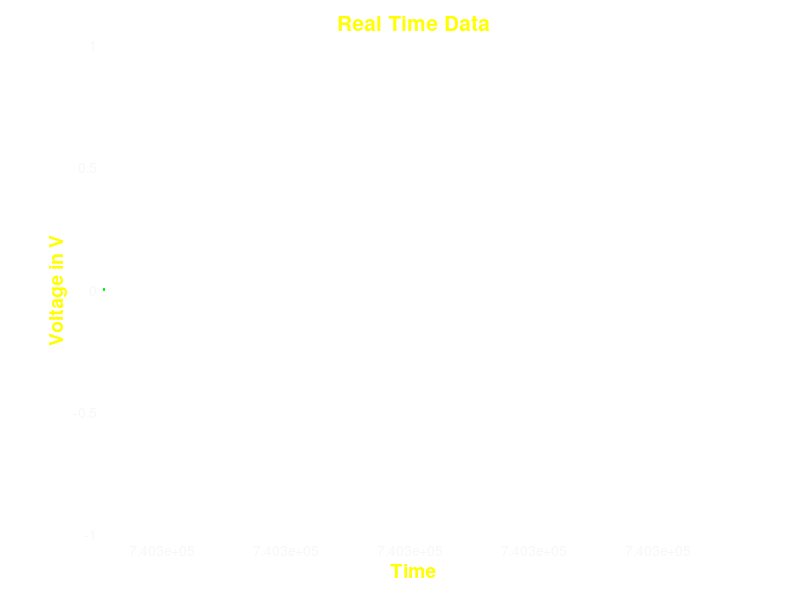

Here is the MATLAB script that generated this plot: (Note: this script raises an error after producing the figure.)
clear all;
close all;


% Graph init

time =now;
voltage = 0;
%% Set up the figure 
figureHandle = figure('NumberTitle','off',...
    'Name','Voltage Characteristics',...
    'Color',[0 0 0],'Visible','off');

% Set axes
axesHandle = axes('Parent',figureHandle,...
    'YGrid','on',...
    'YColor',[0.9725 0.9725 0.9725],...
    'XGrid','on',...
    'XColor',[0.9725 0.9725 0.9725],...
    'Color',[0 0 0]);

hold on;

plotHandle = plot(axesHandle,time,voltage,'Marker','.','LineWidth',1,'Color',[0 1 0]);

xlim(axesHandle,[min(time) max(time+0.001)]);

% Create xlabel
xlabel('Time','FontWeight','bold','FontSize',14,'Color',[1 1 0]);

% Create ylabel
ylabel('Voltage in V','FontWeight','bold','FontSize',14,'Color',[1 1 0]);

% Create title
title('Real Time Data','FontSize',15,'Color',[1 1 0]);


%Connect to the INEMO device
% [handle_dev pFD]=INEMO_Connection();
%End connection
acqSize=500;

delete(instrfind)
s=serial('/dev/tty.usbmodem3565641','BaudRate',57600); %start serial port to arduino
s.ReadAsyncMode = 'continuous';
fopen(s); %open port



%Gyroscope statistics
Offset=[-3.6982,-3.3570,-2.5909]';
var=[(0.7698/180*pi)^2 (0.4925/180*pi)^2 (0.5144/180*pi)^2]';

%Acquisition variables
GyroRate=zeros(3,acqSize);
Acc=zeros(3,acqSize);
Magn=zeros(3,acqSize);
Angles=zeros(3,acqSize);

qUpdate=zeros(4,acqSize);
%Initial quaternion values
qUpdate(:,1)=[0.5 0.5 0.5 0.5]';

%Observation vector
qOsserv=zeros(4,acqSize);
qOsserv(:,1)=[0.5 0.5 0.5 0.5]';

%----KALMAN MATRIXES
Q1=[var(1,1)+var(2,1)+var(3,1) -var(2,1)+var(3,1) var(1,1)-var(3,1) -var(1,1)+var(2,1)];
Q2=[var(3,1)-var(2,1) var(3,1)+var(2,1) -var(3,1) -var(2,1)];
Q3=[var(1,1)-var(3,1) -var(3,1) var(1,1)+var(3,1) -var(1,1)];
Q4=[var(2,1)-var(1,1) -var(2,1) -var(1,1) var(2,1)+var(1,1)];
Qmatrix=[Q1;Q2;Q3;Q4];

H=eye(4,4);

sigmaR=[0.0001 0.0001 0.0001 0.0001]';
R=[sigmaR(1,1) 0 0 0;0 sigmaR(2,1) 0 0;0 0 sigmaR(3,1) 0;0 0 0 sigmaR(4,1)];

P_Update=eye(4,4)*0.01;
%----------
t=[0];

i=2;
dt=0;

 while (s.Status == 'open')
   
  
while(i<=acqSize)
    if(i>2)
        dt = toc(t0);
        t=[t t(length(t))+dt];
    end
    
    %----Acquisition
%         [errre pFD]=calllib('iNEMO2_SDK','INEMO2_GetDataSample',handle_dev,pFD);
        t0 = tic;

        %----------
        pause(0.01)
        %---------
        
    C=fscanf(s);
    arr = regexp(C, '?', 'split')
    arr = cell2mat(arr);
    
    voltage(i) = arr(1) * 50;
    time(i) = i;
    set(plotHandle,'YData',voltage,'XData',time);
    set(figureHandle,'Visible','on');
    datetick('x','mm/DD HH:MM');
    
     if(s.Status ~= 'open')
       break;
     end
        
    Acc(1,i)=arr(1);
    Acc(2,i)=arr(2);
    Acc(3,i)=arr(3);
    Magn(1,i)=arr(4);
    Magn(2,i)=arr(5);
    Magn(3,i)=arr(6);
    GyroRate(1,i)=((arr(7)-Offset(1,1))/180)*pi;
    GyroRate(2,i)=((arr(8)-Offset(2,1))/180)*pi;
    GyroRate(3,i)=((arr(9)-Offset(3,1))/180)*pi;
    
    %Normalization
    Acc(:,i)=Acc(:,i)/norm(Acc(:,i));
    Magn(:,i)=Magn(:,i)/norm(Magn(:,i));
    %----End Acquisition
    
    %OBSERVATION COMPUTING
    %Gauss Newton step 
    %qOss=GaussNewtonMethod(qUpdate(2,i-1),qUpdate(3,i-1),qUpdate(4,i-1),qUpdate(1,i-1),Acc(:,i),Magn(:,i),Magn(:,2));
    %qOsserv(:,i)=[qOss(4,1); qOss(2:4,1)];
    
    %Gradient Descent
    dq=0.5*(QuaternionProduct(qUpdate(:,i-1),[0 GyroRate(1,1) GyroRate(2,1) GyroRate(3,1)]'));
    mu=5*norm(dq)*dt;
    qOsserv(:,i)=GradientDescent(Acc(:,i),Magn(:,i),qUpdate(:,i-1),mu);
    
    qOsserv(:,i)=qOsserv(:,i)/norm(qOsserv(:,i));
    %END OSSERVATION COMPUTING
    
    %KALMAN FILTERING
    
    %F matrix computing
    F1=[1 -dt/2*GyroRate(1,i) -dt/2*GyroRate(2,i) -dt/2*GyroRate(3,i)];
    F2=[0 1 -dt/2*GyroRate(3,i) dt/2*GyroRate(2,i)];
    F3=[0 dt/2*GyroRate(3,i) 1 -dt/2*GyroRate(1,i)];
    F4=[0 -dt/2*GyroRate(2,i) dt/2*GyroRate(1,i) 1];
    
    F=[F1;F2;F3;F4];
    qPredicted=F*qUpdate(:,i-1);
    
    Q=(dt/2)^2*Qmatrix;
    
    P_Predicted=F*P_Update*F'+Q;
    
    K=P_Predicted*H'*(H*P_Predicted*H'+R)^-1;
    
    qUpdate(:,i)=qPredicted+K*(qOsserv(:,i)-H*qPredicted);
    
    P_Update=(eye(4,4)-K*H)*P_Predicted;
    Angles(:,i)=GetAnglesFromQuaternion(qUpdate(:,i));
    
    
    %END KALMAN FILTERING
    i=i+1
end
break;
end

figure;
    subplot(4,1,1);plot(t,Magn(1,2:acqSize));grid;legend('q0 Observed');
    subplot(4,1,2);plot(t,Magn(2,2:acqSize));grid;legend('q1 Observed');
    subplot(4,1,3);plot(t,Angles(3,2:acqSize));grid;legend('q2 Observed');
    subplot(4,1,4);plot(t,qOsserv(4,2:acqSize));grid;legend('q3 Observed');

figure;
    subplot(4,1,1);plot(t,qUpdate(1,2:acqSize));grid;legend('q0 Estimated');
    subplot(4,1,2);plot(t,qUpdate(2,2:acqSize));grid;legend('q1 Estimated');
    subplot(4,1,3);plot(t,qUpdate(3,2:acqSize));grid;legend('q2 Estimated');
    subplot(4,1,4);plot(t,qUpdate(4,2:acqSize));grid;legend('q3 Estimated');
    
figure;
    subplot(3,1,1);plot(t,Angles(1,2:acqSize));grid;legend('Roll');
    subplot(3,1,2);plot(t,Angles(2,2:acqSize));grid;legend('Pitch');
    subplot(3,1,3);plot(t,Angles(3,2:acqSize));grid;legend('Yaw');


% INEMO_Disconnection(handle_dev);